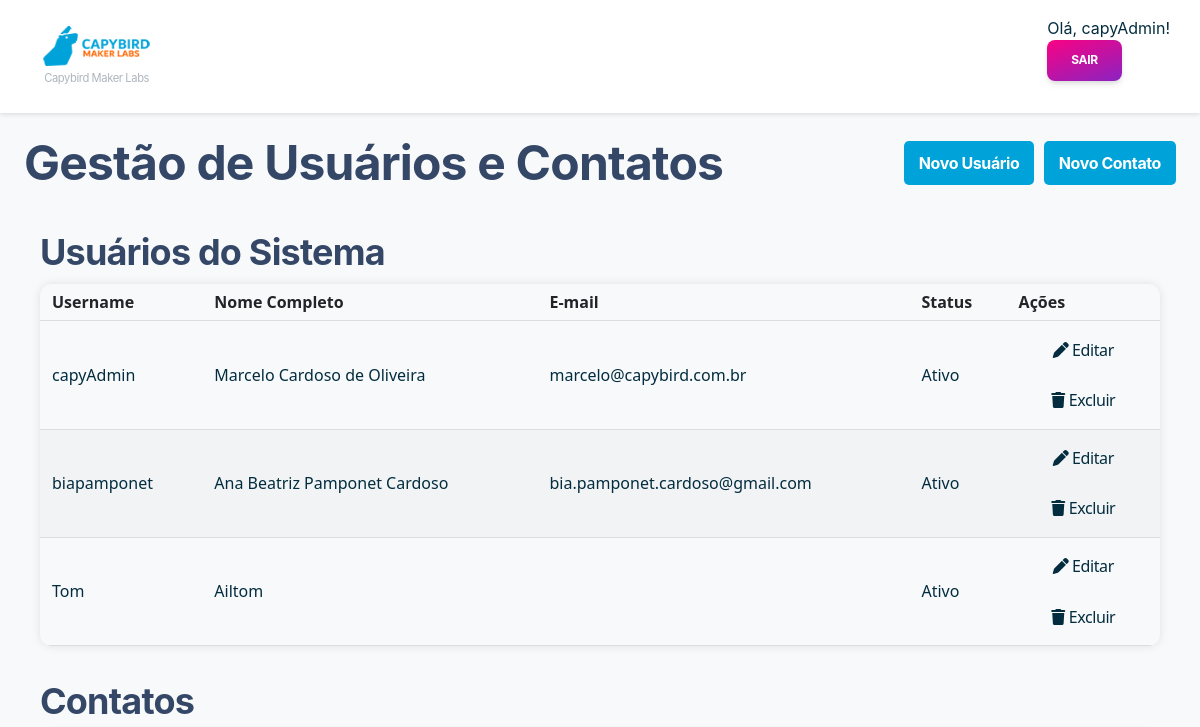
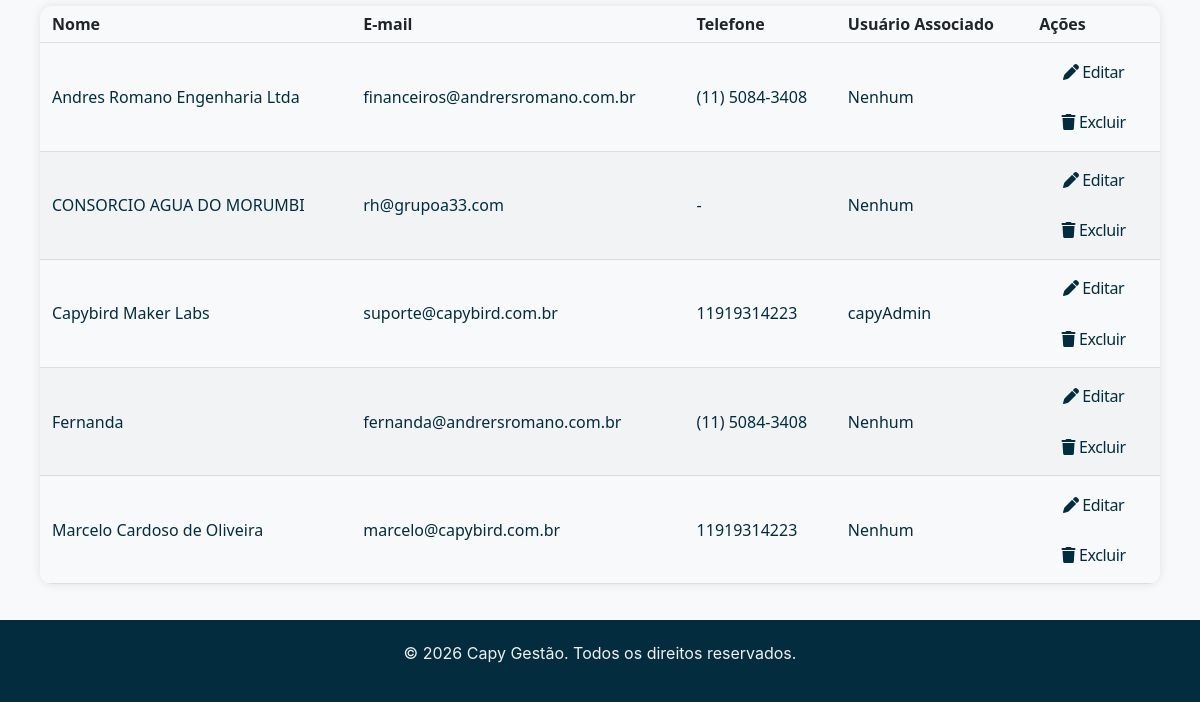
The app's page /management/ (signed in), older data (2 pictures, top to bottom).
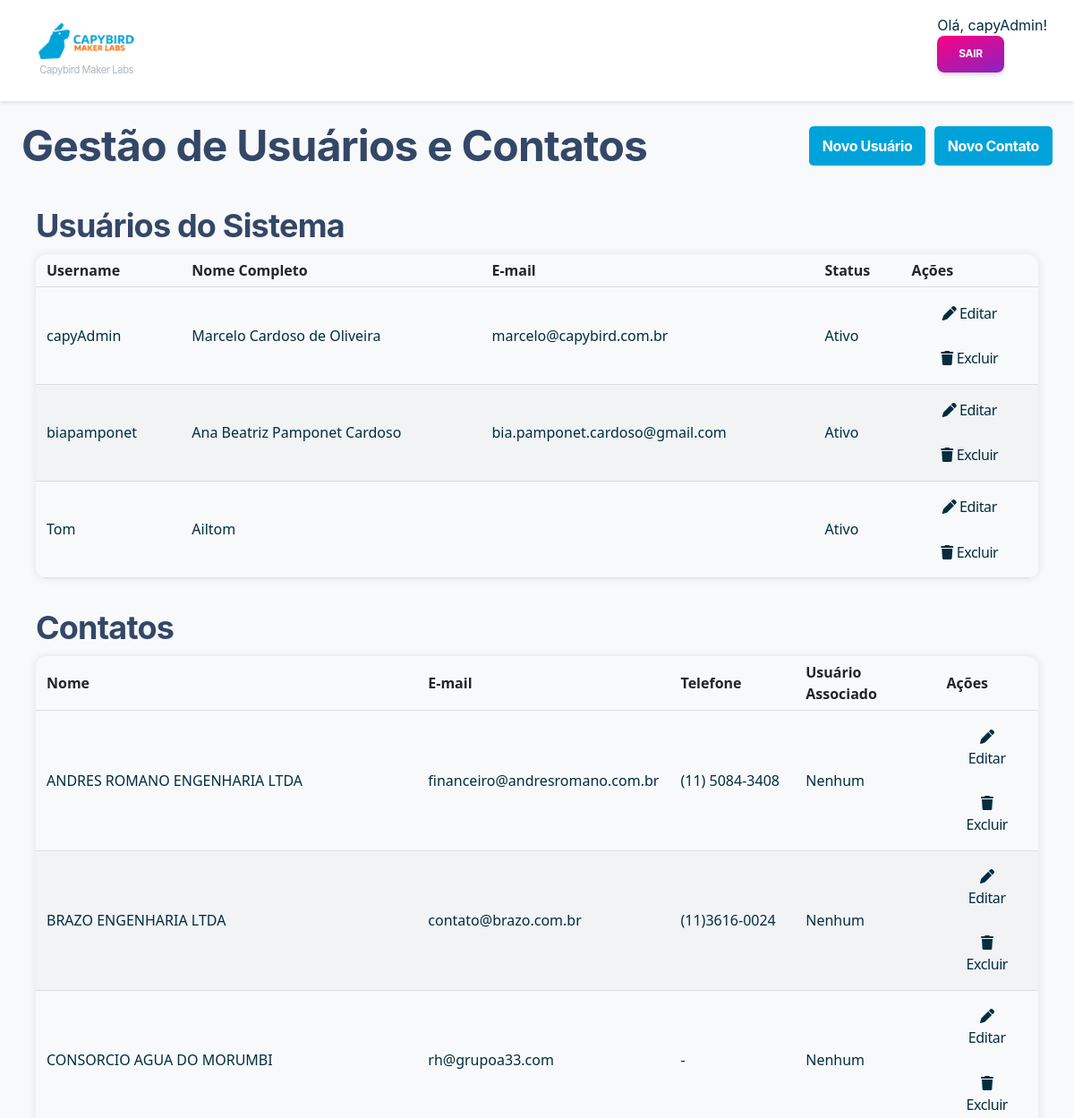
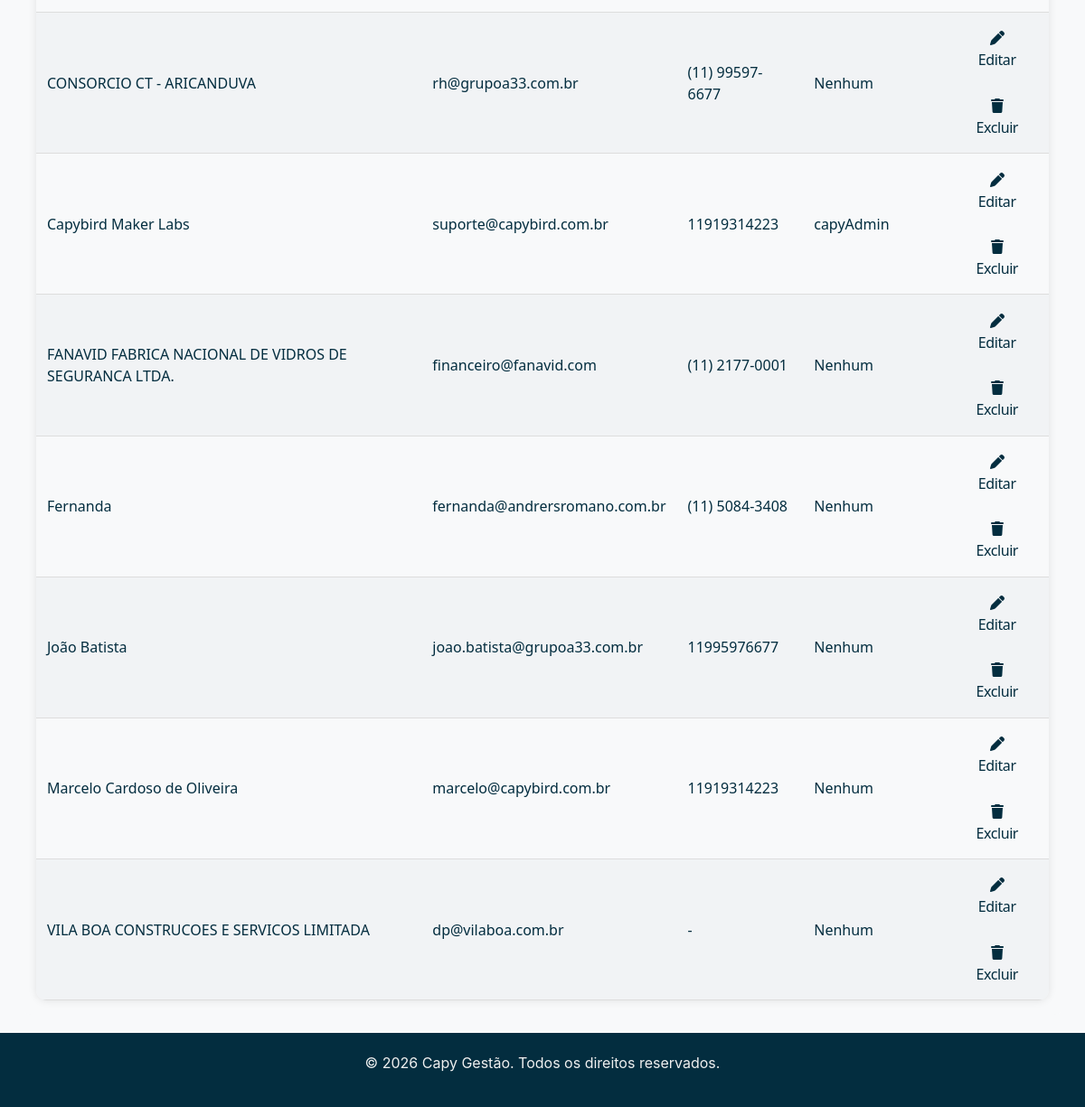
The same page, newer data (2 pictures, top to bottom).
### contacts/models.py (models this page shows, shortened)
class Contact(models.Model):
    class PersonType(models.TextChoices):
        INDIVIDUAL = "PF", "Pessoa Física"
        LEGAL = "PJ", "Pessoa Jurídica"
    user = models.OneToOneField(User, on_delete=models.SET_NULL, null=True, blank=True)
    name = models.CharField(max_length=255, verbose_name="Nome Completo")
    email = models.EmailField(max_length=255, unique=True)
    phone = models.CharField(
        max_length=20, blank=True, null=True, verbose_name="Telefone"
    )
    person_type = models.CharField(
        max_length=2,
        choices=PersonType.choices,
        default=PersonType.INDIVIDUAL,
        verbose_name="Tipo de Pessoa",
    )
    document = models.CharField(
        max_length=18, unique=True, blank=True, null=True, verbose_name="CPF/CNPJ"
    )
    is_active = models.BooleanField(default=True, verbose_name="Ativo")
    user = models.OneToOneField(
        User,
        on_delete=models.SET_NULL,
        null=True,
        blank=True,
        verbose_name="Usuário Associado",
    )
    company = models.ForeignKey(
        "self",
        on_delete=models.SET_NULL,
        null=True,
        blank=True,
        verbose_name="Empresa Associada (PJ)",
        limit_choices_to={
            "person_type": "PJ"
        },  # Garante que só PJs possam ser selecionadas aqui
    )
    created_at = models.DateTimeField(auto_now_add=True)
    updated_at = models.DateTimeField(auto_now=True)
    class Meta:
        verbose_name = "Contato"
        verbose_name_plural = "Contatos"
        ordering = ["name"]
    class OrganizationType(models.TextChoices):
        SYSTEM_HOLDER = "HOLDER", "Gestor do Sistema"  # A sua empresa
        CLIENT = "CLIENT", "Cliente"  # As empresas clientes
        OTHER = "OTHER", "Outro"  # Outros tipos de contato PJ
    organization_type = models.CharField(
        max_length=10,
        choices=OrganizationType.choices,
        default=OrganizationType.OTHER,
        verbose_name="Classificação da Organização",
        blank=True,
    )
    logo = models.ImageField(
        upload_to="logos/", null=True, blank=True, verbose_name="Logomarca da Empresa"
    )

### core_app/views.py (the view)
# urls.py: path("management/", ManagementListView.as_view(), name="management_list"),
class ManagementListView(LoginRequiredMixin, TemplateView):
    template_name = "management_list.html"
    def get_context_data(self, **kwargs):
        context = super().get_context_data(**kwargs)
        context["contacts"] = Contact.objects.all().select_related("user")
        context["users"] = User.objects.all()
        context["title"] = "Gestão de Usuários e Contatos"
        return context

### core_app/context_processors.py (called while the page is built, shortened)
def system_branding_processor(request):
    HOLDER_CACHE_KEY = "system_holder_branding"
    holder_data = cache.get(HOLDER_CACHE_KEY)
    if not holder_data:
        try:
            system_holder = Contact.objects.get(
                organization_type=Contact.OrganizationType.SYSTEM_HOLDER
            )
            holder_data = {
                "system_holder_name": system_holder.name,
                "system_holder_logo": system_holder.logo,
            }
            cache.set(HOLDER_CACHE_KEY, holder_data, 3600)
        except Contact.DoesNotExist:
            holder_data = {
                "system_holder_name": "CAPY GESTÃO",
                "system_holder_logo": None,
            }
    return holder_data

### templates/management_list.html (shortened to what this page needs)
{% extends 'base.html' %}
{% block content %}
<link rel="stylesheet" href="https://cdnjs.cloudflare.com/ajax/libs/font-awesome/6.5.0/css/all.min.css">
<div class="management-header">
    <h1>{{ title }}</h1>
    <div class="management-actions">
        <a href="{% url 'user_create' %}" class="btn btn-primary">Novo Usuário</a>
        <a href="{% url 'contact_create' %}" class="btn btn-primary">Novo Contato</a>
    </div>
</div>
<div class="table-container">
    <h2>Usuários do Sistema</h2>
    <table class="styled-table">
        <thead>
            <tr>
                <th>Username</th>
                <th>Nome Completo</th>
                <th>E-mail</th>
                <th>Status</th>
                <th>Ações</th>
            </tr>
        </thead>
        <tbody>
            {% for user in users %}
            <tr>
                <td>{{ user.username }}</td>
                <td>{{ user.get_full_name }}</td>
                <td>{{ user.email }}</td>
                <td>{% if user.is_active %}Ativo{% else %}Inativo{% endif %}</td>
                <td>
                    <div class="action-buttons">
                        <a href="{% url 'user_update' user.pk %}" class="btn btn-edit">
                            <i class="fas fa-pen"></i> Editar
                        </a>
                        <a href="{% url 'user_delete' user.pk %}" class="btn btn-delete">
                            <i class="fas fa-trash"></i> Excluir
                        </a>
                    </div>
                </td>
            </tr>
            {% empty %}
            <tr>
                <td colspan="5">Nenhum usuário encontrado.</td>
            </tr>
            {% endfor %}
        </tbody>
    </table>
</div>
<div class="table-container">
    <h2>Contatos</h2>
    <table class="styled-table">
        <thead>
            <tr>
                <th>Nome</th>
                <th>E-mail</th>
                <th>Telefone</th>
                <th>Usuário Associado</th>
                <th>Ações</th>
            </tr>
        </thead>
        <tbody>
            {% for contact in contacts %}
            <tr>
                <td>{{ contact.name }}</td>
                <td>{{ contact.email }}</td>
                <td>{{ contact.phone|default:"-" }}</td>
                <td>
                    {% if contact.user %}
                        {{ contact.user.username }}
                    {% else %}
                        <span class="text-muted">Nenhum</span>
                    {% endif %}
                </td>
                <td>
                    <div class="action-buttons">
                        <a href="{% url 'contact_update' contact.pk %}" class="btn btn-edit">
                            <i class="fas fa-pen"></i> Editar
                        </a>
                        <a href="{% url 'contact_delete' contact.pk %}" class="btn btn-delete">
                            <i class="fas fa-trash"></i> Excluir
                        </a>
                    </div>
                </td>
            </tr>
            {% empty %}
            <tr>
                <td colspan="5">Nenhum contato encontrado.</td>
            </tr>
            {% endfor %}
        </tbody>
    </table>
</div>
{% endblock %}

### templates/base.html (shortened to what this page needs)
{% load static %}
<!DOCTYPE html>
<html lang="pt-br">
<head>
    <link rel="stylesheet" href="{% static 'css/style.css' %}">
	<link rel="stylesheet" href="{% static 'css/soft-ui-dashboard-tailwind.css' %}" />
    <link rel="stylesheet" href="https://cdnjs.cloudflare.com/ajax/libs/font-awesome/6.5.2/css/all.min.css" />
    <link rel="stylesheet" href="https://cdnjs.cloudflare.com/ajax/libs/font-awesome/6.5.0/css/all.min.css">
	<link href="{% static 'css/nucleo-icons.css' %}" rel="stylesheet" />
	<link href="{% static 'css/nucleo-svg.css' %}" rel="stylesheet" />
</head>
<body>
    <header>
        <nav class="navbar">
            <div class="nav-logo">
            <a href="{% url 'home' %}">
                {% if system_holder_logo %}
                    <img src="{{ system_holder_logo.url }}" alt="Logo de {{ system_holder_name }}" class="client-logo-img">
                    <span class="system-name-small">{{ system_holder_name }}</span>
                {% else %}
                    <strong>{{ system_holder_name|default:"CAPY GESTÃO" }}</strong>
                {% endif %}
            </a>
            </div>
            <div class="nav-menu">
                {% if user.is_authenticated %}
                    <span>Olá, {{ user.username }}!</span>
                    <form class="logout-form" action="{% url 'logout' %}" method="post">
                        <button type="submit" class="inline-block px-6 py-3 mb-4 font-bold text-center text-white uppercase align-middle transition-all rounded-lg cursor-pointer bg-gradient-to-tl from-purple-700 to-pink-500 leading-pro text-xs ease-soft-in tracking-tight-soft shadow-soft-md bg-150 bg-x-25 hover:scale-102 active:opacity-85 hover:shadow-soft-xs">Sair</button>
                    </form>
                {% endif %}
            </div>
        </nav>
    </header>
    <main class="container">
        {% block content %}
        {% endblock %}
    </main>
    <footer>
        <p>© 2026 Capy Gestão. Todos os direitos reservados.</p>
    </footer>
</body>
</html>

Row changes from the older to the newer data that the page shows:
changed Contact: name "Andres Romano Engenharia Ltda" → "ANDRES ROMANO ENGENHARIA LTDA"; email "financeiros@andrersromano.com.br" → "financeiro@andresromano.com.br"
added Contact: name "BRAZO ENGENHARIA LTDA", email "contato@brazo.com.br", phone "(11)3616-0024", shows "Nenhum"
added Contact: name "CONSORCIO CT - ARICANDUVA", email "rh@grupoa33.com.br", phone "(11) 99597-6677", shows "Nenhum"
added Contact: name "FANAVID FABRICA NACIONAL DE VIDROS DE SEGURANCA LTDA.", email "financeiro@fanavid.com", phone "(11) 2177-0001", shows "Nenhum"
added Contact: name "João Batista", email "joao.batista@grupoa33.com.br", phone "11995976677", shows "Nenhum"
added Contact: name "VILA BOA CONSTRUCOES E SERVICOS LIMITADA", email "dp@vilaboa.com.br", phone "-", shows "Nenhum"
